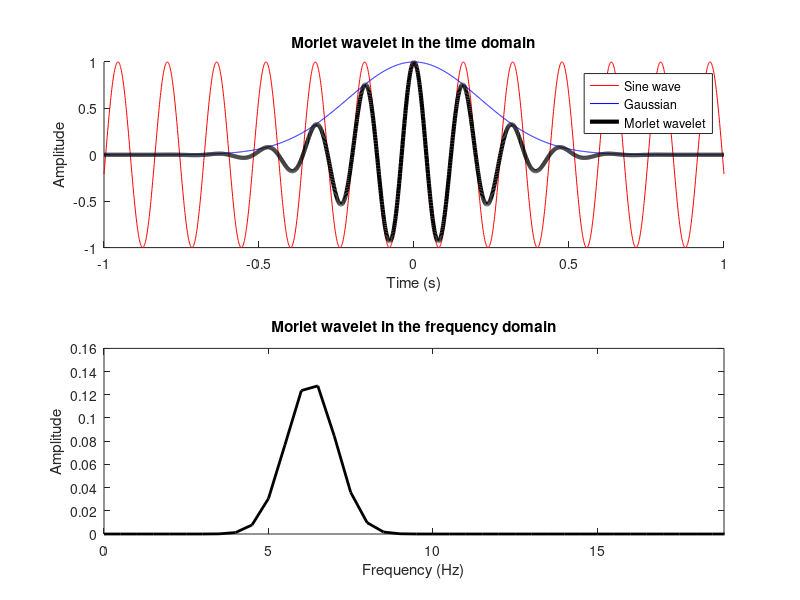
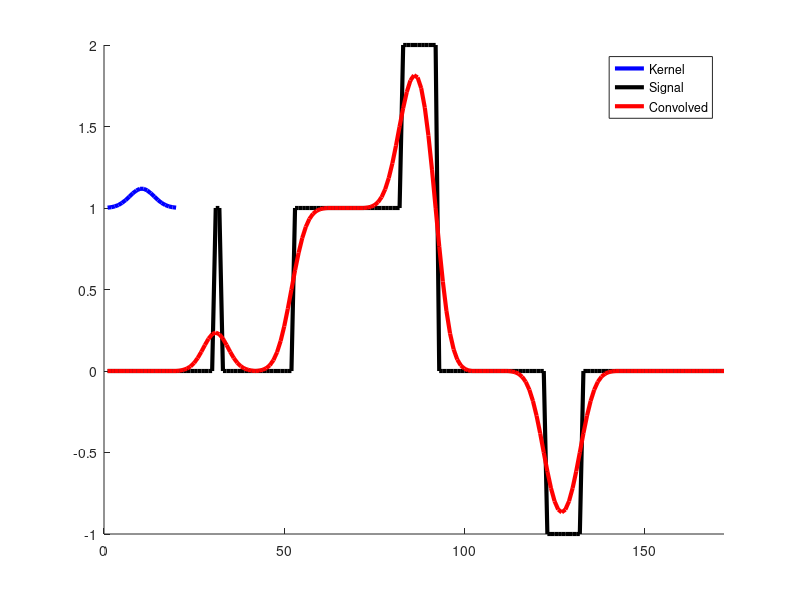
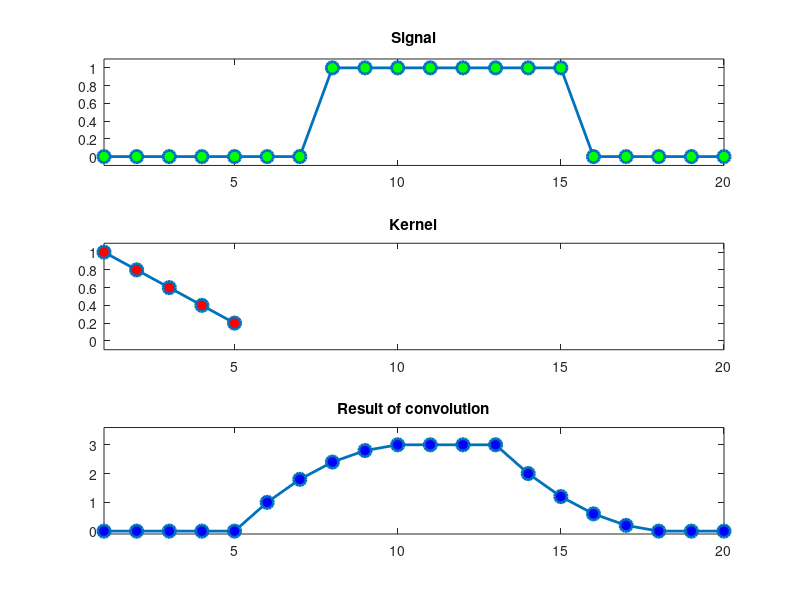
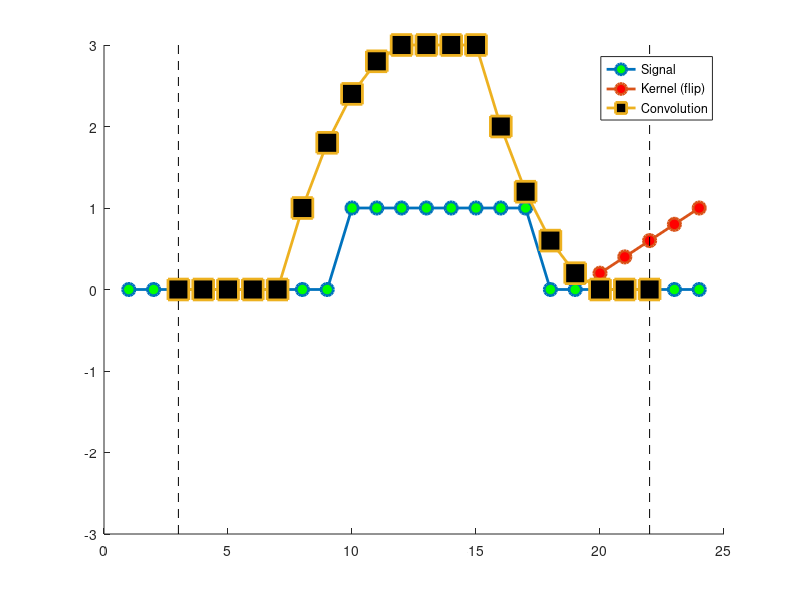

MATLAB code to generate these figures, in order: (Note: this script raises an error after producing the figures.)
%%
%   COURSE: Neural signal processing and analysis: Zero to hero
%  SECTION: Time-frequency analysis
%  TEACHER: Mike X Cohen, sincxpress.com
%


%% 
% 
%  VIDEO: Getting to know Morlet wavelets
% 
% 


% parameters
srate = 1000;         % in hz
time  = -1:1/srate:1; % best practice is to have time=0 at the center of the wavelet
frex  = 2*pi;         % frequency of wavelet, in Hz

% create sine wave (actually cosine, just to make it nice and symmetric)
sine_wave = cos( 2*pi*frex.*time );

% create Gaussian window
fwhm = .5; % width of the Gaussian in seconds
gaus_win = exp( (-4*log(2)*time.^2) / (fwhm^2) );


% now create Morlet wavelet
mw = sine_wave.*gaus_win ;


figure(1), clf

subplot(211), hold on
plot(time,sine_wave,'r')
plot(time,gaus_win,'b')
plot(time,mw,'k','linew',3)
xlabel('Time (s)'), ylabel('Amplitude')
legend({'Sine wave';'Gaussian';'Morlet wavelet'})
title('Morlet wavelet in the time domain')

%% Morlet wavelet in the frequency domain

% confirm that the shape of the power spectrum of a Morlet wavelet is Gaussian!

pnts = length(time);

mwX = abs(fft( mw )/pnts);
hz  = linspace(0,srate,pnts);

subplot(212)
plot(hz,mwX,'k','linew',2)
set(gca,'xlim',[0 frex*3])
xlabel('Frequency (Hz)')
ylabel('Amplitude')
title('Morlet wavelet in the frequency domain')

% Observations: 
%               - Notice the peak amplitude in the 
%                 time vs. frequency domains.
%               - The Hz units are incorrect above Nyquist. This is just a
%                 convenience plotting trick.
% 
%   TO DO: Change the following parameters to observe the effects:
%          - frex
%          - fwhm
%          - time (start and end values)



%% 
% 
%  VIDEO: Time-domain convolution
% 
% 


%% first example to build intuition

%%% The goal here is to see convolution in a simple example.
%   You can try the different kernel options to see how that 
%   affects the result.


% make a kernel (e.g., Gaussian)
kernel = exp( -linspace(-2,2,20).^2 );
kernel = kernel./sum(kernel);

% try these options
% kernel = -kernel;
% kernel = [ zeros(1,9) 1 -1 zeros(1,9) ]; % edge detector!

% create the signal
signal = [ zeros(1,30) ones(1,2) zeros(1,20) ones(1,30) 2*ones(1,10) zeros(1,30) -ones(1,10) zeros(1,40) ];

% plot!
figure(2), clf, hold on
plot(kernel+1,'b','linew',3)
plot(signal,'k','linew',3)
% use MATLAB conv function for now
plot( conv(signal,kernel,'same') ,'r','linew',3)

set(gca,'xlim',[0 length(signal)])
legend({'Kernel';'Signal';'Convolved'})

%% a simpler example in more detail

%%% This cell mainly sets up the animation in the following cell.
%   Before moving on to the next cell, try to understand why the result of
%   convolution is what it is. Also notice the difference in the y-axis!


% create signal
signal = zeros(1,20);
signal(8:15) = 1;

% create convolution kernel
kernel = [1 .8 .6 .4 .2];

% convolution sizes
nSign = length(signal);
nKern = length(kernel);
nConv = nSign + nKern - 1;


figure(3), clf
% plot the signal
subplot(311)
plot(signal,'o-','linew',2,'markerface','g','markersize',9)
set(gca,'ylim',[-.1 1.1],'xlim',[1 nSign])
title('Signal')

% plot the kernel
subplot(312)
plot(kernel,'o-','linew',2,'markerface','r','markersize',9)
set(gca,'xlim',[1 nSign],'ylim',[-.1 1.1])
title('Kernel')


% plot the result of convolution
subplot(313)
plot(conv(signal,kernel,'same'),'o-','linew',2,'markerface','b','markersize',9)
set(gca,'xlim',[1 nSign],'ylim',[-.1 3.6])
title('Result of convolution')

%% convolution in animation


%%% Just run the whole cell and enjoy!


% movie time parameter!
refresh_speed = .6; % seconds


half_kern = floor(nKern/2);

% flipped version of kernel
kflip = kernel(end:-1:1);%-mean(kernel);

% zero-padded data for convolution
dat4conv = [ zeros(1,half_kern) signal zeros(1,half_kern) ];

% initialize convolution output
conv_res = zeros(1,nConv);


%%% initialize plot
figure(4), clf, hold on
plot(dat4conv,'o-','linew',2,'markerface','g','markersize',9)
hkern = plot(kernel,'o-','linew',2,'markerface','r','markersize',9);
hcres = plot(kernel,'s-','linew',2,'markerface','k','markersize',15);
set(gca,'ylim',[-1 1]*3,'xlim',[0 nConv+1])
plot([1 1]*(half_kern+1),get(gca,'ylim'),'k--')
plot([1 1]*(nConv-2),get(gca,'ylim'),'k--')
legend({'Signal';'Kernel (flip)';'Convolution'})

% run convolution
for ti=half_kern+1:nConv-half_kern
    
    % get a chunk of data
    tempdata = dat4conv(ti-half_kern:ti+half_kern);
    
    % compute dot product (don't forget to flip the kernel backwards!)
    conv_res(ti) = sum( tempdata.*kflip );
    
    % update plot
    set(hkern,'XData',ti-half_kern:ti+half_kern,'YData',kflip);
    set(hcres,'XData',half_kern+1:ti,'YData',conv_res(half_kern+1:ti))
    
    pause(refresh_speed)
end

% Question: The kernel has a mean offset.
%           What happens if you mean-center the kernel?



%% 
% 
%  VIDEO: The convolution theorem
% 
% 

%%% This is the same signal and kernel as used above, but we will implement
%%% convolution differently.


% make a kernel (e.g., Gaussian)
kernel = exp( -linspace(-2,2,20).^2 );
kernel = kernel./sum(kernel);

% try these options
% kernel = -kernel;
% kernel = [ zeros(1,9) 1 -1 zeros(1,9) ]; % edge detector!

% create the signal
signal = [ zeros(1,30) ones(1,2) zeros(1,20) ones(1,30) 2*ones(1,10) zeros(1,30) -ones(1,10) zeros(1,40) ];

% plot!
figure(5), clf, hold on
plot(kernel+1,'b','linew',3)
plot(signal,'k','linew',3)

% Using MATLAB conv function
plot( conv(signal,kernel,'same') ,'r','linew',3)

set(gca,'xlim',[0 length(signal)])
legend({'Kernel';'Signal';'Convolved'})


%% now for convolution via spectral multiplication

% Step 1: N's of convolution
ndata = length(signal);
nkern = length(kernel);
nConv = ndata+nkern - 1;% length of result of convolution
halfK = floor(nkern/2);

% Step 2: FFTs
dataX = fft( signal,nConv ); % important: make sure to properly zero-pad!
kernX = fft( kernel,nConv );

% Step 3: multiply spectra
convresX = dataX .* kernX;

% Step 4: IFFT
convres = ifft(convresX);

% Step 5: cut off "wings"
convres = convres(halfK+1:end-halfK+1);


%%% and plot for confirmation!
plot( convres,'go','markerfacecolor','g' )


%%% QUESTION: Is the order of multiplication in step 3 important?
%             Go back to the previous cell and swap the order in the conv() function.
%                Is that order important? Why might that be?


%% An example with real data: Convolve LFP data with Gaussian

%%% Now you will observe convolution with real data.
clear

load v1_laminar.mat

% signal will be ERP from channel 7
signal = mean(csd(7,:,:),3);

% create a Gaussian
h = .5; % FWHM in seconds

gtime = -1:1/srate:1;
gaus = exp( -4*log(2)*gtime.^2 / h^2 );
gaus = gaus./sum(gaus); % amplitude normalization


%%%% run convolution
% Step 1: N's of convolution
ndata = length(signal);
nkern = length(gaus);
nConv = ndata+nkern - 1;% length of result of convolution
halfK = floor(nkern/2);

% Step 2: FFTs
dataX = fft( signal,nConv ); % important: make sure to properly zero-pad!
kernX = fft( gaus,nConv );

% Step 3: multiply spectra
convresX = ifft( dataX .* kernX );

% Step 4: inverse FFT to get back to the time domain
convres  = ifft( dataX .* kernX );

% Step 5: cut off "wings"
convres = convres(halfK+1:end-halfK+1);


% plotting!
figure(6), clf, hold on
plot(timevec,signal,'linew',3)
plot(timevec,convres,'r','linew',3)

set(gca,'xlim',[-.1 1.4])
legend({'Original ERP';'Gaussian-convolved'})
xlabel('Time (s)'), ylabel('Activity (\muV)')


%%% QUESTIONS: What is the effect of changing the h parameter?
%              What value leaves the ERP mostly unchanged?
%              What value makes the ERP unrecognizable?
%              What range of values seems "good"?
%        (philosophical) What does the answer to the previous question
%              tell you about the temporal precision of V1 ERP?


%% show the mechanism of convolution (spectral multiplication)

hz = linspace(0,srate,nConv);

figure(7), clf, hold on
plot(hz,abs(dataX)./max(abs(dataX))); % normalized for visualization
plot(hz,abs(kernX));
plot(hz,abs(convresX)./max(abs(dataX)),'k','linew',2)

set(gca,'xlim',[0 150])
xlabel('Frequency (Hz)'), ylabel('Amplitude (norm.)')
legend({'Original signal';'Kernel';'Convolution result'})


%% 
% 
%  VIDEO: Complex Morlet wavelets
% 
% 

% setup parameters
srate = 1000;         % in hz
time  = -1:1/srate:1; % best practice is to have time=0 at the center of the wavelet
frex  = 2*pi;         % frequency of wavelet, in Hz

% create sine wave (actually cosine, just to make it nice and symmetric)
sine_wave = exp( 1i*2*pi*frex.*time );

% create Gaussian window
fwhm = .5; % width of the Gaussian in seconds
gaus_win = exp( (-4*log(2)*time.^2) / (fwhm^2) );


% now create Morlet wavelet
cmw = sine_wave.*gaus_win;


figure(8), clf

subplot(211), hold on
plot(time,real(cmw),'b')
plot(time,imag(cmw),'r--')
xlabel('Time (s)'), ylabel('Amplitude')
legend({'real part';'imag part'})
title('Complex Morlet wavelet in the time domain')

%% complex Morlet wavelet in the frequency domain

pnts = length(time);

mwX = abs(fft( cmw )/pnts);
hz  = linspace(0,srate,pnts);

subplot(212)
plot(hz,mwX,'k','linew',2)
set(gca,'xlim',[0 frex*2])
xlabel('Frequency (Hz)')
ylabel('Amplitude')
title('Complex Morlet wavelet in the frequency domain')

%%% QUESTION: What happened to the spectrum? Is it still symmetric?
% 
% 


%% 
% 
%  VIDEO: Making multi-trial convolution more efficient
% 
% 


%% Wavelet convolution for time-frequency analysis

% load in CSD data
clear
load v1_laminar.mat

% extract a bit of data for convenience
data = csd(6,:,10) ;


% create a complex Morlet wavelet
time = (0:2*srate)/srate;
time = time - mean(time); % note the alternative method for creating centered time vector 
frex = 45; % frequency of wavelet, in Hz

% create Gaussian window
s = 7 / (2*pi*frex); % using num-cycles formula
cmw  = exp(1i*2*pi*frex*time) .* exp( -time.^2/(2*s^2) );


%%% now for convolution

% Step 1: N's of convolution
ndata = length(data);
nkern = length(time);
nConv = ndata + nkern - 1;
halfK = floor(nkern/2);

% Step 2: FFTs
dataX = fft( data,nConv );
kernX = fft( cmw, nConv );

% Step 2.5: normalize the wavelet (try it without this step!)
kernX = kernX ./ max(kernX);

% Step 3: multiply spectra
convresX = dataX .* kernX;

% Step 4: IFFT
convres = ifft(convresX);

% Step 5: cut off "wings"
convres = convres(halfK+1:end-halfK+1);

%% now for plotting

% compute hz for plotting
hz = linspace(0,srate/2,floor(nConv/2)+1);

figure(9), clf
subplot(211),  hold on

% plot power spectrum of data
plot(hz,abs(dataX(1:length(hz))),'b')

% plot power spectrum of wavelet
plot(hz,abs(kernX(1:length(hz))).*max(abs(dataX))/2)

% plot power spectrum of convolution result
plot(hz,abs(convresX(1:length(hz))),'k','linew',2)
set(gca,'xlim',[0 frex*2])
xlabel('Frequency (Hz)'), ylabel('Amplitude (a.u.)')
legend({'Data spectrum';'Wavelet spectrum';'Convolution result'})


%%% now plot in the time domain
subplot(212), hold on
plot(timevec,data,'b')
plot(timevec,real(convres),'k','linew',2)
set(gca,'xlim',[-.1 1.3])
legend({'LFP data';'Convolution result'})
xlabel('Time (s)'), ylabel('Activity (\muV)')

%% extracting the three features of the complex wavelet result

figure(10), clf

% plot the filtered signal (projection onto real axis)
subplot(311)
plot(timevec,real(convres))
xlabel('Time (ms)'), ylabel('Amplitude (\muV)')
set(gca,'xlim',[-.1 1.4])


% plot power (squared magnitude from origin to dot-product location in complex space)
subplot(312)
plot(timevec,abs(convres).^2);
xlabel('Time (ms)'), ylabel('Power \muV^2')
set(gca,'xlim',[-.1 1.4])


% plot phase (angle of vector to dot-product, relative to positive real axis)
subplot(313)
plot(timevec,angle(convres))
xlabel('Time (ms)'), ylabel('Phase (rad.)')
set(gca,'xlim',[-.1 1.4])

%% viewing the results as a movie

figure(11), clf

% setup the time course plot
subplot(212)
h = plot(timevec,abs(convres),'k','linew',4);
set(gca,'xlim',timevec([1 end]),'ylim',[min(abs(convres)) max(abs(convres)) ])
xlabel('Time (sec.)'), ylabel('Amplitude (\muV)')


for ti=1:5:length(timevec)
    
    % draw complex values in polar space
    subplot(211)
    polar(0,max(abs(convres))), hold on
    polar(angle(convres(max(1,ti-100):ti)),abs(convres(max(1,ti-100):ti)),'k')
    text(-.75,0,[ num2str(round(1000*timevec(ti))) ' s' ]), hold off
    
    % now show in 'linear' plot
    set(h,'XData',timevec(max(1,ti-100):ti),'YData',abs(convres(max(1,ti-100):ti)))
    
    drawnow
    pause(.1)
end

%% now for convolution with all trials!

%%% This is the "super-trial" concatenation trick you saw in the slides.
%   Notice the size of the reshaped data and the new convolution parameters.


% extract more data
data = squeeze( csd(6,:,:) );

% reshape the data to be 1D
dataR = reshape(data,1,[]);


%%% now for convolution

% Step 1: N's of convolution
ndata = length(dataR); % note the different variable name!
nkern = length(time);
nConv = ndata + nkern - 1;
halfK = floor(nkern/2);

% Step 2: FFTs
dataX = fft( dataR,nConv );
kernX = fft( cmw,  nConv );

% Step 2.5: normalize the wavelet (try it without this step!)
kernX = kernX ./ max(kernX);

% Step 3: multiply spectra
convresX = dataX .* kernX;

% Step 4: IFFT
convres = ifft(convresX);

% Step 5: cut off "wings"
convres = convres(halfK+1:end-halfK+1);

% New step 6: reshape!
convres2D = reshape(convres,size(data));



%%% now plotting
figure(9), clf
subplot(121)
imagesc(timevec,[],data')
xlabel('Time (s)'), ylabel('Trials')
set(gca,'xlim',[-.1 1.4],'clim',[-1 1]*2000)
title('Broadband signal')

subplot(122)
imagesc(timevec,[],abs(convres2D'))
xlabel('Time (s)'), ylabel('Trials')
set(gca,'xlim',[-.1 1.4],'clim',[-1 1]*500)
title([ 'Power time series at ' num2str(frex) ' Hz' ])

%% and now for the awesomeiest thing: construct a time-frequency plane!

%%% Take a deep breath: You're about to make your first time-frequency
%   power plot!


% frequency parameters
min_freq =  5; % in Hz
max_freq = 90; % in HZ
num_freq = 30; % in count

frex = linspace(min_freq,max_freq,num_freq);

% initialize TF matrix
tf = zeros(num_freq,length(timevec));

% IMPORTANT! I'm skipping a few steps of convolution 
%            that are already computed above.

for fi=1:num_freq
    
    % create wavelet
    cmw  = exp(1i*2*pi*frex(fi)*time) .* ...
           exp( -4*log(2)*time.^2 / .3^2 );
    
    cmwX = fft(cmw,nConv);
    cmwX = cmwX./max(cmwX);
    
    % the rest of convolution
    as = ifft( dataX.*cmwX );
    as = as(halfK+1:end-halfK+1);
    as = reshape(as,size(data));
    
    % extract power
    aspow = abs(as).^2;
    
    % average over trials and put in matrix
    tf(fi,:) = mean(aspow,2);
end

%%% and plot!
figure(10), clf
contourf(timevec,frex,tf,40,'linecolor','none')
set(gca,'clim',[0 1]*10000,'xlim',[-.1 1.4])
xlabel('Time (s)'), ylabel('Frequency (Hz)')

%%
% 
%   VIDEO: Inter-trial phase clustering (ITPC/ITC)
% 


%% ITPC with different variances

%%% The goal here is to develop some visual intuition for the
%   correspondence between ITPC and distributions of phase angles.


% specify parameters
circ_prop = .95; % proportion of the circle to fill
N = 100; % number of "trials"

% generate phase angle distribution
simdata = rand(1,N) * (2*pi) * circ_prop;


% compute ITPC and preferred phase angle
itpc      = abs(mean(exp(1i*simdata)));
prefAngle = angle(mean(exp(1i*simdata)));


% and plot...
figure(14), clf

% as linear histogram
subplot(121)
hist(simdata,20)
xlabel('Phase angle'), ylabel('Count')
set(gca,'xlim',[0 2*pi])
title([ 'Observed ITPC: ' num2str(itpc) ])

% and as polar distribution
subplot(122)
polar([zeros(1,N); simdata],[zeros(1,N); ones(1,N)],'k')
hold on
h = polar([0 prefAngle],[0 itpc],'m');
set(h,'linew',3)
title([ 'Observed ITPC: ' num2str(itpc) ])


%% Compute and plot TF-ITPC for one electrode

load sampleEEGdata.mat

% wavelet parameters
num_frex = 40;
min_freq =  2;
max_freq = 30;

channel2use = 'pz';

% set range for variable number of wavelet cycles
range_cycles = [ 3 10 ];

% parameters (notice using logarithmically spaced frequencies!)
frex  = logspace(log10(min_freq),log10(max_freq),num_frex);
nCycs = logspace(log10(range_cycles(1)),log10(range_cycles(end)),num_frex);
time  = -2:1/EEG.srate:2;
half_wave = (length(time)-1)/2;

% FFT parameters
nWave = length(time);
nData = EEG.pnts*EEG.trials;
nConv = nWave+nData-1;


% FFT of data (doesn't change on frequency iteration)
dataX = fft( reshape(EEG.data(strcmpi(channel2use,{EEG.chanlocs.labels}),:,:),1,nData) ,nConv);

% initialize output time-frequency data
tf = zeros(num_frex,EEG.pnts);

% loop over frequencies
for fi=1:num_frex
    
    % create wavelet and get its FFT
    s = nCycs(fi)/(2*pi*frex(fi));
    wavelet  = exp(2*1i*pi*frex(fi).*time) .* exp(-time.^2./(2*s^2));
    waveletX = fft(wavelet,nConv);
    
    % question: is this next line necessary?
    waveletX = waveletX./max(waveletX);
    
    % run convolution
    as = ifft(waveletX.*dataX,nConv);
    as = as(half_wave+1:end-half_wave);
    as = reshape(as,EEG.pnts,EEG.trials);
    
    % compute ITPC
    tf(fi,:) = abs(mean(exp(1i*angle(as)),2));
end

% plot results
figure(12), clf
contourf(EEG.times,frex,tf,40,'linecolor','none')
set(gca,'clim',[0 .6],'ydir','normal','xlim',[-300 1000])
title('ITPC')
xlabel('Time (ms)'), ylabel('Frequency (Hz)')
colormap hot

%%
% 
%   VIDEO: Time-frequency trade-off
% 
% 


%%% This code will re-create the plot comparing wavelets with different widths, 
%   in the time and frequency domains.

srate = 512;

% set a few different wavelet widths ("number of cycles" parameter)
num_cycles = [ 2 6 8 15 ];
frex = 8;

time = -2:1/srate:2;
hz = linspace(0,srate/2,floor(length(time)/2)+1);

figure(13), clf
for i=1:4
    
    %%% time domain
    subplot(4,2,i*2-1)
    s = num_cycles(i)/(2*pi*frex); % FWHM of gaussian (don't forget to normalize!)
    plot(time, exp( (-time.^2) ./ (2*s^2) ),'k','linew',3)
    title([ 'Gaussian with ' num2str(num_cycles(i)) ' cycles' ])
    xlabel('Time (s)')
    
    
    %%% frequency domain
    subplot(4,2,i*2)
    cmw = exp(1i*2*pi*frex.*time) .* exp( (-time.^2) ./ (2*s^2) );
    
    % take its FFT
    cmwX = fft(cmw);
    cmwX = cmwX./max(cmwX);
    
    % plot it
    plot(hz,abs(cmwX(1:length(hz))),'k','linew',3)
    set(gca,'xlim',[0 20])
    xlabel('Frequency (Hz)')
    title([ 'Power of wavelet with ' num2str(num_cycles(i)) ' cycles' ])
end

%% comparing wavelet convolution with different wavelet settings

clear
load sampleEEGdata.mat

% wavelet parameters
num_frex = 40;
min_freq =  2;
max_freq = 30;

channel2use = 'o1';

% set a few different wavelet widths ("number of cycles" parameter)
num_cycles = [ 2 6 8 15 ];


% time window for baseline normalization.
%  we'll talk about this soon in lecture
baseline_window = [ -500 -200 ];

% other wavelet parameters
frex = linspace(min_freq,max_freq,num_frex);
time = -2:1/EEG.srate:2;
half_wave = (length(time)-1)/2;

% FFT parameters
nKern = length(time);
nData = EEG.pnts*EEG.trials;
nConv = nKern+nData-1;

% initialize output time-frequency data
tf = zeros(length(num_cycles),length(frex),EEG.pnts);

% convert baseline time into indices
baseidx = dsearchn(EEG.times',baseline_window');


% FFT of data (doesn't change on frequency iteration)
dataX = fft( reshape(EEG.data(strcmpi(channel2use,{EEG.chanlocs.labels}),:,:),1,[]) ,nConv);

% loop over cycles
for cyclei=1:length(num_cycles)
    
    for fi=1:length(frex)
        
        % create wavelet and get its FFT
        s = num_cycles(cyclei)/(2*pi*frex(fi));
        
        cmw  = exp(2*1i*pi*frex(fi).*time) .* exp(-time.^2./(2*s^2));
        cmwX = fft(cmw,nConv);
        cmwX = cmwX./max(cmwX);
        
        % run convolution, trim edges, and reshape to 2D (time X trials)
        as = ifft(cmwX.*dataX);
        as = as(half_wave+1:end-half_wave);
        as = reshape(as,EEG.pnts,EEG.trials);
        
        % put power data into big matrix
        tf(cyclei,fi,:) = mean(abs(as).^2,2);
    end
    
    % db conversion
    tf(cyclei,:,:) = 10*log10( bsxfun(@rdivide, squeeze(tf(cyclei,:,:)), mean(tf(cyclei,:,baseidx(1):baseidx(2)),3)' ) );
    
end

% plot results
figure(13), clf
for cyclei=1:length(num_cycles)
    subplot(2,2,cyclei)
    
    contourf(EEG.times,frex,squeeze(tf(cyclei,:,:)),40,'linecolor','none')
    set(gca,'clim',[-3 3],'ydir','normal','xlim',[-300 1000])
    title([ 'Wavelet with ' num2str(num_cycles(cyclei)) ' cycles' ])
    xlabel('Time (ms)'), ylabel('Frequency (Hz)')
end

%% variable number of wavelet cycles

% set a few different wavelet widths (number of wavelet cycles)
range_cycles = [ 4 13 ];

% other wavelet parameters
nCycles = logspace(log10(range_cycles(1)),log10(range_cycles(end)),num_frex);

% initialize output time-frequency data
tf = zeros(length(frex),EEG.pnts);

for fi=1:length(frex)
    
    % create wavelet and get its FFT
    s = nCycles(fi)/(2*pi*frex(fi));
    cmw = exp(2*1i*pi*frex(fi).*time) .* exp(-time.^2./(2*s^2));
    
    cmwX = fft(cmw,nConv);

    % max-value normalize the spectrum of the wavelet
    cmwX = cmwX./max(cmwX);
    
    % run convolution
    as = ifft(cmwX.*dataX,nConv);
    as = as(half_wave+1:end-half_wave);
    as = reshape(as,EEG.pnts,EEG.trials);
    
    % put power data into big matrix
    tf(fi,:) = mean(abs(as).^2,2);
end

% db normalization (we'll talk about this in the next lecture)
tfDB = 10*log10( bsxfun(@rdivide, tf, mean(tf(:,baseidx(1):baseidx(2)),2)) );

% plot results
figure(14), clf

subplot(2,1,1)
contourf(EEG.times,frex,tf,40,'linecolor','none')
set(gca,'clim',[0 5],'ydir','normal','xlim',[-300 1000])
title('Convolution with a range of cycles')
xlabel('Time (ms)'), ylabel('Frequency (Hz)')
colorbar


subplot(2,1,2)
contourf(EEG.times,frex,tfDB,40,'linecolor','none')
set(gca,'clim',[-3 3],'ydir','normal','xlim',[-300 1000])
title('Same data but dB normalized!')
xlabel('Time (ms)'), ylabel('Frequency (Hz)')
colorbar


%%
%
%   VIDEO: Baseline normalization of TF plots
% 
% 


% specify baseline periods for dB-conversion
baseline_windows = [ -500 -200;
                     -100    0;
                        0  300;
                     -800    0;
                   ];

               
% convert baseline time into indices
baseidx = reshape( dsearchn(EEG.times',baseline_windows(:)), [],2);

%% setup wavelet parameters

% frequency parameters
min_freq =  2;
max_freq = 30;
num_frex = 40;
frex = linspace(min_freq,max_freq,num_frex);

% which channel to plot
channel2use = 'o1';

% other wavelet parameters
range_cycles = [ 4 10 ];

% notice: defining cycles as a vector for all frequencies
s = logspace(log10(range_cycles(1)),log10(range_cycles(end)),num_frex) ./ (2*pi*frex);
wavtime = -2:1/EEG.srate:2;
half_wave = (length(wavtime)-1)/2;


% FFT parameters
nWave = length(wavtime);
nData = EEG.pnts * EEG.trials;
nConv = nWave + nData - 1;


% now compute the FFT of all trials concatenated
alldata = reshape( EEG.data(strcmpi(channel2use,{EEG.chanlocs.labels}),:,:) ,1,[]);
dataX   = fft( alldata ,nConv );


% initialize output time-frequency data
tf = zeros(size(baseidx,1),length(frex),EEG.pnts);

%% now perform convolution

% loop over frequencies
for fi=1:length(frex)
    
    % create wavelet and get its FFT
    wavelet  = exp(2*1i*pi*frex(fi).*wavtime) .* exp(-wavtime.^2./(2*s(fi)^2));
    waveletX = fft(wavelet,nConv);
    waveletX = waveletX ./ max(waveletX);
    
    % now run convolution in one step
    as = ifft(waveletX .* dataX);
    as = as(half_wave+1:end-half_wave);
    
    % and reshape back to time X trials
    as = reshape( as, EEG.pnts, EEG.trials );
    
    % compute power and average over trials
    tf(4,fi,:) = mean( abs(as).^2 ,2);
end

%% db normalization and plot results

% define color limits
clim = [-3 3];

% create new matrix for percent change
tfpct = zeros(size(tf));

for basei=1:size(tf,1)
    
    activity = tf(4,:,:);
    baseline = mean( tf(4,:,baseidx(basei,1):baseidx(basei,2)) ,3);
    
    % decibel
    tf(basei,:,:) = 10*log10( bsxfun(@rdivide, activity, baseline) );
end


% plot results
figure(15), clf
for basei=1:size(baseline_windows,1)
    
    subplot(2,2,basei)
    
    contourf(EEG.times,frex,squeeze(tf(basei,:,:)),40,'linecolor','none')
    set(gca,'clim',clim,'ydir','normal','xlim',[-300 1000])
    title([ 'DB baseline of ' num2str(baseline_windows(basei,1)) ' to ' num2str(baseline_windows(basei,2)) ' ms' ])
end

xlabel('Time (ms)'), ylabel('Frequency (Hz)')

%%
% 
%   VIDEO: Filter-Hilbert
% 
% 



%% Narrowband filtering via FIR

% filter parameters
srate   = 1024; % hz
nyquist = srate/2;
frange  = [20 25];
transw  = .1;
order   = round( 10*srate/frange(1) );

shape   = [ 0 0 1 1 0 0 ];
frex    = [ 0 frange(1)-frange(1)*transw frange frange(2)+frange(2)*transw nyquist ] / nyquist;

% filter kernel
filtkern = firls(order,frex,shape);

% compute the power spectrum of the filter kernel
filtpow = abs(fft(filtkern));
% compute the frequencies vector and remove negative frequencies
hz      = linspace(0,srate/2,floor(length(filtkern)/2)+1);
filtpow = filtpow(1:length(hz));



% plot the filter kernel
figure(20), clf
subplot(131)
plot(filtkern,'linew',2)
xlabel('Time points')
title('Filter kernel (firls)')
axis square



% plot amplitude spectrum of the filter kernel
subplot(132), hold on
plot(hz,filtpow,'ks-','linew',2,'markerfacecolor','w')
plot(frex*nyquist,shape,'ro-','linew',2,'markerfacecolor','w')


% make the plot look nicer
set(gca,'xlim',[0 frange(1)*4])
xlabel('Frequency (Hz)'), ylabel('Filter gain')
legend({'Actual';'Ideal'})
title('Frequency response of filter (firls)')
axis square


subplot(133), hold on
plot(hz,10*log10(filtpow),'ks-','linew',2,'markersize',10,'markerfacecolor','w')
plot([1 1]*frange(1),get(gca,'ylim'),'k:')
set(gca,'xlim',[0 frange(1)*4],'ylim',[-50 2])
xlabel('Frequency (Hz)'), ylabel('Filter gain (dB)')
title('Frequency response of filter (firls)')
axis square

% Question: Is this a good filter? The answer is yes if there is a good
%             match between the "ideal" and "actual" spectral response.
%  
% Question: One important parameter is the order (number of points in the
%             kernel). Based on your knowledge of the Fourier transform,
%             should this parameter be increased or decreased to get a
%             better filter kernel? First answer, then try it!

%% apply the filter to random noise

% generate random noise as "signal"
signal = randn(srate*4,1);

% apply the filter kernel to the signal
filtsig = filtfilt(filtkern,1,signal);



% <----- tangent for those without the signal-processing toolbox ----->
%  Use the following code instead of filtfilt
tmpsignal = filter(filtkern,1,signal);
tmpsignal = filter(filtkern,1,tmpsignal(end:-1:1));
filtsig1  = tmpsignal(end:-1:1);
% <----- end tangent ----->



% plot time series and its spectrum
figure(21), clf
subplot(2,4,1:3)
plot(signal,'r','linew',2)
set(gca,'xlim',[1 length(signal)])

subplot(244)
hz = linspace(0,srate,length(signal));
plot(hz,abs(fft(signal)),'r')
set(gca,'xlim',[0 frange(2)*2])




% plot time series
subplot(2,4,5:7)
plot(filtsig,'k','linew',2)
set(gca,'xlim',[1 length(signal)])
xlabel('Time (a.u.)'), ylabel('Amplitude')
title('Filtered noise in the time domain')


% plot power spectrum
subplot(248)
plot(hz,abs(fft(filtsig)).^2,'k')
set(gca,'xlim',[0 frange(2)*2])
xlabel('Frequency (Hz)'), ylabel('Amplitude')
title('Spectrum of filtered signal')


%%% for comparison, plot them on top of each other
figure(22), clf
subplot(1,3,1:2), hold on
plot(signal,'r')
plot(filtsig,'k')
set(gca,'xlim',[1 length(signal)])
xlabel('Time (a.u.)'), ylabel('Amplitude')
title('Filtered noise in the time domain')
legend({'Original';'Filtered'})


subplot(133), hold on
plot(hz,abs(fft(signal)),'r')
plot(hz,abs(fft(filtsig)),'k')
set(gca,'xlim',[0 frange(2)*1.5])
xlabel('Frequency (Hz)'), ylabel('Amplitude')
title('Spectrum of filtered signal')
zoom on


%% The Hilbert transform

% take the hilbert transform
hilbFiltSig = hilbert(filtsig);

figure(23), clf
subplot(311)
plot(real(hilbFiltSig))
title('Real part of hilbert')

subplot(312)
plot(abs(hilbFiltSig))
title('Magnitude of hilbert')

subplot(313)
plot(angle(hilbFiltSig))
title('Angle of hilbert')

%% 
% 
%   VIDEO: Short-time FFT
% 
% 



% create signal
srate = 1000;
time  = -3:1/srate:3;
pnts  = length(time);
freqmod = exp(-time.^2)*10+10;
freqmod = freqmod + linspace(0,10,pnts);
signal  = sin( 2*pi * (time + cumsum(freqmod)/srate) );


% plot the signal
figure(24), clf
subplot(411)
plot(time,signal,'linew',1)
xlabel('Time (s)')
title('Time-domain signal')


% using MATLAB spectogram
[powspect,frex,timevec] = spectrogram(signal,hann(200),150,500,srate);

subplot(4,1,2:4)
contourf(timevec,frex,abs(powspect),40,'linecolor','none')
set(gca,'ylim',[0 40])
colormap hot
xlabel('Time (s)'), ylabel('Frequency (Hz)')

%% a simplified version to show the mechanics

% plot the signal
figure(25), clf
subplot(411)
plot(time,signal,'linew',1)
xlabel('Time (s)')
title('Time-domain signal')


n  = 500;
hz = linspace(0,srate,n+1);
tf = zeros(floor(pnts/n)-1,length(hz));
tv = zeros(floor(pnts/n)-1,1);

for i=1:floor(pnts/n)-1
    
    % cut some signal
    datasnip = signal(i*n:(i+1)*n);
    
    % compute power in this snippet
    pw = abs(fft(datasnip)).^2;
    tf(i,1:length(hz)) = pw(1:length(hz));
    
    % center time point
    tv(i) = mean(time(i*n:(i+1)*n));
end

% and plot
subplot(4,1,2:4)
imagesc(tv,hz,tf')
axis xy
set(gca,'ylim',[0 40])
colormap hot
xlabel('Time (s)'), ylabel('Frequency (Hz)')

%%
% 
%  VIDEO: Scale-free dynamics via detrended fluctuation analysis
% 
% 

clear
load dfa_data.mat

% try with narrowband amplitude time series
xfilt = abs(hilbert(filterFGx(x,srate,10,5)));

% create data with DFA=.5
N = length(x);
randnoise = randn(N,1);


% setup parameters
nScales = 20;
ranges  = round(N*[.01 .2]);
scales  = ceil(logspace(log10(ranges(1)),log10(ranges(2)),nScales));
rmses   = zeros(2,nScales);

% plot the two signals
figure(11), clf
subplot(221)
plot(timevec,randnoise)
title('Signal 1: white noise')
xlabel('Time (seconds)')

subplot(222)
plot(timevec,xfilt)
title('Signal 2: real data')
xlabel('Time (seconds)')



% integrate and mean-center the signals
randnoise = cumsum(randnoise(:)-mean(randnoise));
x4dfa = cumsum(xfilt(:)-mean(xfilt));

% and show those time series for comparison
subplot(223)
plot(timevec,randnoise)
title('Integrated noise')
 
subplot(224)
plot(timevec,x4dfa)
title('Integrated signal')

%%

% compute RMS over different time scales
for scalei = 1:nScales
    
    % number of epochs for this scale
    n = floor(N/scales(scalei)); 
    
    % compute RMS for the random noise
    epochs  = reshape( randnoise(1:n*scales(scalei)) ,scales(scalei),n);
    depochs = detrend(epochs);
    % here is the root mean square computation
    rmses(1,scalei) = mean( sqrt( mean(depochs.^2,1) ) );
    
    % repeat for the signal
    epochs  = reshape( x4dfa(1:n*scales(scalei)) ,scales(scalei),n);
    depochs = detrend(epochs);
    rmses(2,scalei) = mean( sqrt( mean(depochs.^2,2) ) );
end


% fit a linear model to quantify scaling exponent
A = [ ones(nScales,1) log10(scales)' ];  % linear model
dfa1 = (A'*A) \ (A'*log10(rmses(1,:))'); % fit to noise
dfa2 = (A'*A) \ (A'*log10(rmses(2,:))'); % fit to signal


% plot the 'linear' fit (in log-log space)
figure(12), clf, hold on

% plot results for white noise
plot(log10(scales),log10(rmses(1,:)),'rs','linew',2,'markerfacecolor','w','markersize',10)
plot(log10(scales),dfa1(1)+dfa1(2)*log10(scales),'r--','linew',2)

% plot results for the real signal
plot(log10(scales),log10(rmses(2,:)),'bs','linew',2,'markerfacecolor','w','markersize',10)
plot(log10(scales),dfa2(1)+dfa2(2)*log10(scales),'b--','linew',2)

legend({'Data (noise)';[ 'Fit (DFA=' num2str(round(dfa1(2),3)) ')' ]; ...
        'Data (signal)';[ 'Fit (DFA=' num2str(round(dfa2(2),3)) ')' ] })
xlabel('Data scale (log)'), ylabel('RMS (log)')
title('Comparison of Hurst exponent for different noises')
axis square

%% DFA scanning through frequencies

frex = linspace(1,40,80);
dfas = zeros(size(frex));
rms  = zeros(1,nScales);

for fi=1:length(frex)
    
    % get power time series
    x4dfa = abs(hilbert(filterFGx(x,srate,frex(fi),5)));
    x4dfa = cumsum(x4dfa-mean(x4dfa));
    
    % compute RMS over different time scales
    for scalei = 1:nScales
        
        % number of epochs for this scale
        n = floor(N/scales(scalei));
        
        % repeat for signal1
        epochs  = reshape( x4dfa(1:n*scales(scalei)) ,scales(scalei),n);
        depochs = detrend(epochs);
        rms(scalei) = mean( sqrt( mean(depochs.^2,1) ) );
    end
    
    dfa = (A'*A) \ (A'*log10(rms)');
    dfas(fi) = dfa(2);
end

figure(14), clf
plot(frex,dfas,'ko-','markerfacecolor','w')
xlabel('Frequency (Hz)')
ylabel('Hurst exponent')



%% 
% 
%   VIDEO: Within-subject, cross-trial regression
% 
% 

%%% note about this dataset:
%   EEGdata is frequencies X trials
%   The goal is to test whether EEG frequency power is 
%     related to RT over trials.

% load data
load EEG_RT_data.mat
N = length(rts);

% show the data
figure(15), clf
subplot(211)
plot(rts,'ks-','markersize',14,'markerfacecolor','k')
xlabel('Trial'), ylabel('Response time (ms)')

subplot(212)
imagesc(1:N,frex,EEGdata)
axis xy
xlabel('Trial'), ylabel('Frequency')
set(gca,'clim',[0 10])

%%% Question: Is there "a lot" or "a little" variability in RT or brain
%             over trials?

%% compute effect over frequencies



b = zeros(size(frex));

for fi=1:length(frex)
    
    % design matrix
    X = [ ones(N,1) EEGdata(fi,:)' ];
    t = (X'*X)\(X'*rts');
    
    % compute parameters, scaled by standard deviation for comparison
    % across frequencies (alternatively, you could zscore the EEG data)
    b(fi) = t(2) * std(EEGdata(fi,:));
end

% plot
figure(16), clf
subplot(211)
plot(frex,b,'rs-','markersize',14,'markerfacecolor','k')
xlabel('Frequency (Hz)')
ylabel('\beta-coefficient')


% scatterplots at these frequencies
frex2plot = dsearchn(frex',[ 8 20 ]');

for fi=1:2
    subplot(2,2,2+fi)
    
    plot(EEGdata(frex2plot(fi),:),rts,'rs','markerfacecolor','k')
    h=lsline;
    set(h,'linew',2,'color','k')
    
    xlabel('EEG energy'), ylabel('RT')
    title([ 'EEG signal at ' num2str(round(frex(frex2plot(fi)))) ' Hz' ])
end


%%% Question: How would you interpret these results?
% 


%% load EEG data and extract reaction times in ms

clear
load sampleEEGdata.mat


%%% note about the code in this cell:
%   this code extracts the reaction time from each trial
%   in the EEGLAB data format. You don't need to worry about
%   understanding this code if you do not use EEGLAB.

rts = zeros(size(EEG.epoch));

% loop over trials
for ei=1:EEG.trials
    
    % find the index corresponding to time=0, i.e., trial onset
    [~,zeroloc] = min(abs( cell2mat(EEG.epoch(ei).eventlatency) ));
    
    % reaction time is the event after the trial onset
    rts(ei) = EEG.epoch(ei).eventlatency{zeroloc+1};
end


% always good to inspect data, check for outliers, etc.
figure(17), clf
plot(rts,'ks-','markerfacecolor','w','markersize',12)
xlabel('Trial'), ylabel('Reaction time (ms)')

%% Create the design matrix
%  Our design matrix will have two regressors (two columns): intercept and RTs

X = [ ones(EEG.trials,1) rts' ];

%% Run wavelet convolution for time-frequency analysis
%  We didn't cover this in class, but this code extracts a time-frequency
%  map of power for each trial. These power values become the dependent
%  variables.

freqrange  = [2 25]; % extract only these frequencies (in Hz)
numfrex    = 30;     % number of frequencies between lowest and highest


% set up convolution parameters
wavtime = -2:1/EEG.srate:2;
frex    = linspace(freqrange(1),freqrange(2),numfrex);
nData   = EEG.pnts*EEG.trials;
nKern   = length(wavtime);
nConv   = nData + nKern - 1;
halfwav = (length(wavtime)-1)/2;
nCyc    = logspace(log10(4),log10(12),numfrex);

% initialize time-frequency output matrix
tf3d = zeros(numfrex,EEG.pnts,EEG.trials);

% compute Fourier coefficients of EEG data (doesn't change over frequency!)
eegX = fft( reshape(EEG.data(47,:,:),1,[]) ,nConv);

% loop over frequencies
for fi=1:numfrex
    
    %%% create the wavelet
    s    = nCyc(fi) / (2*pi*frex(fi));
    cmw  = exp(2*1i*pi*frex(fi).*wavtime) .* exp( (-wavtime.^2) / (2*s.^2) );
    cmwX = fft(cmw,nConv);
    cmwX = cmwX ./ max(cmwX);
    
    % second and third steps of convolution
    as = ifft( eegX .* cmwX );
    
    % cut wavelet back to size of data
    as = as(halfwav+1:end-halfwav);
    as = reshape(as,EEG.pnts,EEG.trials);
    
    % extract power from all trials
    tf3d(fi,:,:) = abs(as).^2;
    
end % end frequency loop

%% inspect the TF plots a bit

figure(18), clf

% show the raw power maps for three trials
for i=1:3
    subplot(2,3,i)
    imagesc(EEG.times,frex,squeeze(tf3d(:,:,i)))
    axis square, axis xy
    set(gca,'clim',[0 10],'xlim',[-200 1200])
    xlabel('Time (ms)'), ylabel('Frequency')
    title([ 'Trial ' num2str(i) ])
end


% now show the trial-average power map
subplot(212)
imagesc(EEG.times,frex,squeeze(mean(tf3d,3)))
axis square, axis xy
set(gca,'clim',[0 5],'xlim',[-200 1200])
xlabel('Time (ms)'), ylabel('Frequency')
title('All trials')

%% now for the regression model

% We're going to take a short-cut here, and reshape the 3D matrix to 2D.
% That doesn't change the values, and we don't alter the trial order.
% Note the size of the matrix below.
tf2d = reshape(tf3d,numfrex*EEG.pnts,EEG.trials)';


% Now we can fit the model on the 2D matrix
b = (X'*X)\X'*tf2d;

% reshape b into a time-by-frequency matrix
betamat = reshape(b(2,:),numfrex,EEG.pnts);

%% show the design and data matrices

figure(19), clf

ax1_h = axes;
set(ax1_h,'Position',[.05 .1 .1 .8])
imagesc(X)
set(ax1_h,'xtick',1:2,'xticklabel',{'Int';'RTs'},'ydir','norm')
ylabel('Trials')
title('Design matrix')


ax2_h = axes;
set(ax2_h,'Position',[.25 .1 .7 .8])
imagesc(tf2d)
set(ax2_h,'ydir','norm','clim',[0 20])
ylabel('Trials')
xlabel('Timefrequency')
title('Data matrix')

colormap gray


%%% QUESTION: Please interpret the matrices! 
%             What do they mean and what do they show?
% 
% 

%% show the results

figure(20), clf

% show time-frequency map of regressors
contourf(EEG.times,frex,betamat,40,'linecolor','none')
xlabel('Time (ms)'), ylabel('Frequency (Hz)')
set(gca,'xlim',[-200 1200],'clim',[-.012 .012])
title('Regression against RT over trials')

%%% QUESTION: How do you interpret the results?
% 
% 
%%% QUESTION: Do you believe these results? Are they statistically
%             significant? 
% 
% 

%% 
% 
%   VIDEO: Downsampling time-frequency results
% 
% 

% Take one channel from the v1 dataset, all trials and all time points.
% Extract time-frequency power from 10 to 100 Hz in 42 steps and average over trials.
% Save the full temporal resolution map, and also a version temporally
%    downsampled to 40 Hz (one time point each 25 ms [approximate])
% Show images of both maps in the same figure.
% 

clear
load v1_laminar

% these are the time points we want to save
times2save = -.3:.025:1.2;

% now we need to find those indices in the time vector
times2saveidx = dsearchn(timevec',times2save');

% soft-coded parameters
freqrange  = [10 100]; % extract only these frequencies (in Hz)
numfrex    = 42;     % number of frequencies between lowest and highest


% set up convolution parameters
wavtime = -1:1/srate:1-1/srate;
frex    = linspace(freqrange(1),freqrange(2),numfrex);
nData   = length(timevec)*size(csd,3);
nKern   = length(wavtime);
nConv   = nData + nKern -1;
halfwav = (length(wavtime)-1)/2;


% create wavelets (do you need to re-create the wavelets? why or why not?)
cmwX = zeros(numfrex,nConv);
for fi=1:numfrex
    
    % create time-domain wavelet
    cmw = exp(2*1i*pi*frex(fi).*wavtime) .* exp( -4*log(2)*wavtime.^2 / .3.^2 );
    
    % compute fourier coefficients of wavelet and normalize
    cmwX(fi,:) = fft(cmw,nConv);
    cmwX(fi,:) = cmwX(fi,:) ./ max(cmwX(fi,:));
end



% initialize time-frequency output matrix
% note how we initialize this to the number of *requested* time points!
tf = cell(2,1);

% compute Fourier coefficients of EEG data (doesn't change over frequency!)
eegX = fft( reshape(csd(7,:,:),1,[]) ,nConv);

% loop over frequencies
for fi=1:numfrex
    
    % second and third steps of convolution
    as = ifft( cmwX(fi,:).*eegX ,nConv );
    
    % cut wavelet back to size of data
    as = as(halfwav+1:end-halfwav);
    % reshape to time X trials
    as = reshape(as,size(csd,2),size(csd,3));
    
    % compute power from all time points
    tf{1}(fi,:) = mean(abs(as).^2,2);
    
    % compute power only from the downsampled time points
    tf{2}(fi,:) = mean(abs(as(times2saveidx,:)).^2,2);
    
end % end frequency loop



% visualization
figure(16), clf
titles = {'Full';'Downsampled'};

for i=1:2
    subplot(1,2,i)
    
    % select which time vector to use
    if i==1, t=timevec; else t=times2save; end
    
    contourf(t,frex,tf{i},40,'linecolor','none');
    set(gca,'clim',[0 10000],'xlim',[-.2 1.2])
    xlabel('Time (s)'), ylabel('Frequencies (Hz)')
    title(titles{i})
end


% Question: Repeat with more downsampling. How low can the new sampling rate be
%              before the data become difficult to interpret?


%% 
% 
%   VIDEO: Linear vs. logarithmic frequency scaling
% 
% 

% clear the workspace and load in the data
clear
load v1_laminar.mat
pnts = size(csd,2);


% soft-coded parameters
freqrange  = [10 100]; % extract only these frequencies (in Hz)
numfrex    = 42;     % number of frequencies between lowest and highest

% select a log or linear frequency scaling
logOrLin = 'lin';



% select frequency type
if logOrLin(2)=='o'
    frex = logspace(log10(freqrange(1)),log10(freqrange(2)),numfrex);
else
    frex = linspace(freqrange(1),freqrange(2),numfrex);
end

% set up convolution parameters
wavtime = -1:1/srate:1-1/srate;
nData   = length(timevec)*size(csd,3);
nKern   = length(wavtime);
nConv   = nData + nKern -1;
halfwav = (length(wavtime)-1)/2;


% create wavelets
cmwX = zeros(numfrex,nConv);
for fi=1:numfrex
    
    % create time-domain wavelet
    cmw = exp(2*1i*pi*frex(fi).*wavtime) .* exp( -4*log(2)*wavtime.^2 / .3.^2 );
    
    % compute fourier coefficients of wavelet and normalize
    cmwX(fi,:) = fft(cmw,nConv);
    cmwX(fi,:) = cmwX(fi,:) ./ max(cmwX(fi,:));
end



% initialize time-frequency output matrix
tf = zeros(numfrex,pnts);

% compute Fourier coefficients of EEG data (doesn't change over frequency!)
eegX = fft( reshape(csd(7,:,:),1,[]) ,nConv);

% loop over frequencies
for fi=1:numfrex
    
    % second and third steps of convolution
    as = ifft( cmwX(fi,:).*eegX ,nConv );
    
    % cut wavelet back to size of data
    as = as(halfwav+1:end-halfwav);
    % reshape to time X trials
    as = reshape(as,size(csd,2),size(csd,3));
    
    % compute power from all time points
    tf(fi,:) = mean(abs(as).^2,2);
end % end frequency loop



% visualization in separate figures
if logOrLin(2)=='o'
    figure(16+1), clf
else
    figure(16+2), clf
end

contourf(timevec,frex,tf,40,'linecolor','none');
set(gca,'clim',[0 10000],'xlim',[-.2 1.2])
xlabel('Time (s)'), ylabel('Frequencies (Hz)')
title([ logOrLin ' frequency scalng' ])

%%% QUESTION: Is there a difference in the y-axis scaling?
% 

%% Manually change the y-axis scaling to log

set(gca,'YScale','log')
set(gca,'ytick',round(frex(1:5:numfrex),2))


%% 
% 
%   VIDEO: Total, non-phase-locked, and phase-locked power
% 
% 

% Here you will separate the non-phase-locked component of the signal
%   to see if they differ. Use the scalp EEG data from channel PO7.


clear % a clear MATLAB workspace is a clear mental workspace

% start by loading in the data and picking a channel to work with
load sampleEEGdata.mat
chan2use = 'po7';

% find the index in the data with that channel label
chanidx = strcmpi( chan2use,{EEG.chanlocs.labels});

%%% How to separate the non-phase-locked signal:
%  Start from the assumption that the ERP reflects the phase-locked
%   component. This means that the single-trial data contains the
%   phase-locked PLUS the non-phase-locked activity.
%  Therefore, the non-phase-locked component is obtained by 
%   subtracting the ERP from the single-trial data.

% But, you need to keep both, so you'll need a separate variable for the
% non-phase-locked signal.
EEG.NPL = EEG.data; % NPL = non-phase-locked

% I'm going to do this over all channels, although the instructions are
% really only for one channel.
for chani=1:EEG.nbchan
    % compute ERP from this channel
    thisChanERP = mean(EEG.data(chani,:,:),3);
    
    % use bsxfun to subtract that ERP from all trials
    EEG.NPL(chani,:,:) = bsxfun(@minus,EEG.data(chani,:,:),thisChanERP);
end

% can also be done in one line!
EEG.NPL = bsxfun(@minus,EEG.data,mean(EEG.data,3));


%%%% NOTE: If you are doing this in real data, the non-phase-locked part of
%%%% the signal should be computed separately for each condition. This
%%%% avoids artificial contamination by ERP condition differences.

%% Plot the ERP from channel poz for the total and non-phase-locked signal

figure(19), clf, hold on
plot( EEG.times,mean(EEG.data(chanidx,:,:),3) ,'b','linew',2)
plot( EEG.times,mean(EEG.NPL(chanidx,:,:),3) ,'r','linew',2)

xlabel('Time (ms)'), ylabel('Activity (\muV)')
title('Data.')
set(gca,'xlim',[-300 1200])
legend({'Total';'Non-phase-locked'})

%%% QUESTION: Are you surprised at the red line? Is it a feature or a bug?!!?
% 


%% now for time-frequency analysis
%  apply wavelet convolution to both signal components.
%  extract trial-averaged power and ITPC.
%  You can pick the parameters; a reasonable frequency range is 2-40 Hz


% wavelet parameters
min_freq = 2;
max_freq = 40;
num_frex = 39;

% parameters
frex  = linspace(min_freq,max_freq,num_frex);
time  = -1:1/EEG.srate:1; % is this an appropriate time vector for wavelets??!?
half_wave = (length(time)-1)/2;

% FFT parameters
nWave = length(time);
nData = EEG.pnts*EEG.trials;
nConv = nData + nWave - 1;

% baseline time window
baseidx = dsearchn(EEG.times',[-500 -200]');


% FFT of data (all time points, all trials)
dataXTotal = fft( reshape(EEG.data(chanidx,:,:),1,[]) ,nConv );
dataXNPL   = fft( reshape(EEG.NPL(chanidx,:,:),1,[]) ,nConv );


% initialize output time-frequency data
% Note: the first '2' is for total/NPL; the second '2' is for power/ITPC
tf = zeros(2,num_frex,EEG.pnts,2);

% loop over frequencies
for fi=1:num_frex
    
    % create wavelet and get its FFT
    fwhm = .3;
    wavelet  = exp(2*1i*pi*frex(fi).*time) .* exp( -4*log(2)*time.^2/fwhm^2 );
    waveletX = fft(wavelet,nConv);
    
    %%% convolution on total activity
    as = ifft( waveletX.*dataXTotal );
    as = reshape( as(half_wave:end-half_wave-1) ,EEG.pnts,EEG.trials );
    
    % compute power and ITPC
    powr = mean( abs(as).^2 ,2);
    tf(1,fi,:,1) = 10*log10(powr/mean(powr(baseidx(1):baseidx(2))));
    tf(1,fi,:,2) = abs(mean(exp(1i*angle(as)),2));
    
    
    %%% repeat for non-phase-locked activity
    as = ifft( waveletX.*dataXNPL );
    as = reshape( as(half_wave:end-half_wave-1) ,EEG.pnts,EEG.trials );
    
    % compute power and ITPC
    powr = mean( abs(as).^2 ,2);
    tf(2,fi,:,1) = 10*log10(powr/mean(powr(baseidx(1):baseidx(2))));
    tf(2,fi,:,2) = abs(mean(exp(1i*angle(as)),2));
end

%% Now for plotting. 
%  Make a 2x3 grid of imagesc, showing power (top row) and ITPC (bottom row)
%   for total (left column) and non-phase-locked (middle column) activity

figure(20), clf

% total power
subplot(231)
contourf(EEG.times,frex,squeeze(tf(1,:,:,1)),40,'linecolor','none')
set(gca,'xlim',[-300 1200],'clim',[-1 1]*3)
xlabel('Time (ms)'), ylabel('Frequency (Hz)')
title('Total power')

% non-phase-locked power
subplot(232)
contourf(EEG.times,frex,squeeze(tf(2,:,:,1)),40,'linecolor','none')
set(gca,'xlim',[-300 1200],'clim',[-1 1]*3)
xlabel('Time (ms)'), ylabel('Frequency (Hz)')
title('Non-phase-locked power')


% total ITPC
subplot(234)
contourf(EEG.times,frex,squeeze(tf(1,:,:,2)),40,'linecolor','none')
set(gca,'xlim',[-300 1200],'clim',[0 .5])
xlabel('Time (ms)'), ylabel('Frequency (Hz)')
title('Total ITPC')

% non-phase-locked ITPC
subplot(235)
contourf(EEG.times,frex,squeeze(tf(2,:,:,2)),40,'linecolor','none')
set(gca,'xlim',[-300 1200],'clim',[0 .5])
xlabel('Time (ms)'), ylabel('Frequency (Hz)')
title('Non-phase-locked ITPC')


%%% QUESTION: Are you surprised at the non-phase-locked ITPC result?
% 
% 
%%% QUESTION: What features are the same vs. different between the power plots?
% 

%% Now for the phase-locked power.


% Some people compute the phase-locked power as the time-frequency analysis
%  of the ERP. Although theoretically sensible, this can be unstable,
%  particularly if a baseline normalization is applied.
% A more stable method is to take the difference between total and
%  non-phase-locked power.

subplot(233)
contourf(EEG.times,frex,squeeze(tf(1,:,:,1)-tf(2,:,:,1)),40,'linecolor','none')
set(gca,'xlim',[-300 1200],'clim',[-1 1]*3)
xlabel('Time (ms)'), ylabel('Frequency (Hz)')
title('Phase-locked power')


%%% QUESTION: How does the phase-locked power compare to the total ITPC?
% 
% 
%%% QUESTION: Does it make sense to compute the phase-locked ITPC? Why?
% 


%% done.
